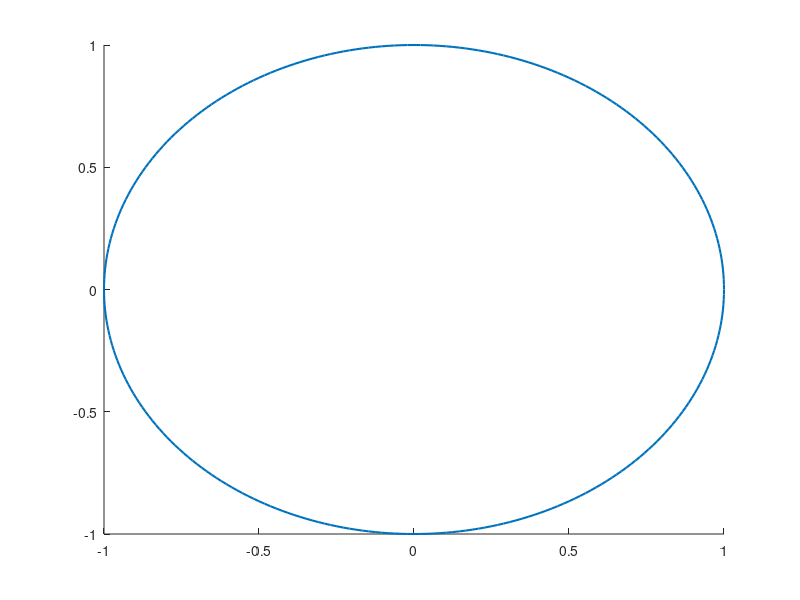

Here is the MATLAB script that generated this plot:
function [h,x,y]=myEllipse(ra,rb,ang,x0,y0,C,S,Nb)
% Ellipse adds ellipses to the current plot
%
% ELLIPSE(ra,rb,ang,x0,y0) adds an ellipse with semimajor axis of ra,
% a semiminor axis of radius rb, a semimajor axis of ang, centered at
% the point x0,y0.
%
% The length of ra, rb, and ang should be the same. 
% If ra is a vector of length L and x0,y0 scalars, L ellipses
% are added at point x0,y0.
% If ra is a scalar and x0,y0 vectors of length M, M ellipse are with the same 
% radii are added at the points x0,y0.
% If ra, x0, y0 are vectors of the same length L=M, M ellipses are added.
% If ra is a vector of length L and x0, y0 are  vectors of length
% M~=L, L*M ellipses are added, at each point x0,y0, L ellipses of radius ra.
%
% ELLIPSE(ra,rb,ang,x0,y0,C)
% adds ellipses of color C. C may be a string ('r','b',...) or the RGB value. 
% If no color is specified, it makes automatic use of the colors specified by 
% the axes ColorOrder property. For several circles C may be a vector.
%
% ELLIPSE(ra,rb,ang,x0,y0,C,Nb), Nb specifies the number of points
% used to draw the ellipse. The default value is 300. Nb may be used
% for each ellipse individually.
%
% h=ELLIPSE(...) returns the handles to the ellipses.
%
% as a sample of how ellipse works, the following produces a red ellipse
% tipped up at a 45 deg axis from the x axis
% ellipse(1,2,pi/4,1,1,'r')
%
% note that if ra=rb, ELLIPSE plots a circle
%

% written by D.G. Long, Brigham Young University, based on the
% CIRCLES.m original 
% written by Peter Blattner, Institute of Microtechnology, University of 
% Neuchatel, Switzerland, blattner@imt.unine.ch


% Check the number of input arguments 

if nargin<1,
  ra=[];
end;
if nargin<2,
  rb=[];
end;
if nargin<3,
  ang=[];
end;

%if nargin==1,
%  error('Not enough arguments');
%end;

if nargin<5,
  x0=[];
  y0=[];
end;
 
if nargin<6,
  C=[];
end

if nargin<6,
  S='-';
end

if nargin<8,
  Nb=[];
end

% set up the default values

if isempty(ra),ra=1;end;
if isempty(rb),rb=1;end;
if isempty(ang),ang=0;end;
if isempty(x0),x0=0;end;
if isempty(y0),y0=0;end;
if isempty(Nb),Nb=300;end;
if isempty(C),C=get(gca,'colororder');end;

% work on the variable sizes

x0=x0(:);
y0=y0(:);
ra=ra(:);
rb=rb(:);
ang=ang(:);
Nb=Nb(:);

if isstr(C),C=C(:);end;

if length(ra)~=length(rb),
  error('length(ra)~=length(rb)');
end;
if length(x0)~=length(y0),
  error('length(x0)~=length(y0)');
end;

% how many inscribed elllipses are plotted

if length(ra)~=length(x0)
  maxk=length(ra)*length(x0);
else
  maxk=length(ra);
end;

% drawing loop

for k=1:maxk
  
  if length(x0)==1
    xpos=x0;
    ypos=y0;
    radm=ra(k);
    radn=rb(k);
    if length(ang)==1
      an=ang;
    else
      an=ang(k);
    end;
  elseif length(ra)==1
    xpos=x0(k);
    ypos=y0(k);
    radm=ra;
    radn=rb;
    an=ang;
  elseif length(x0)==length(ra)
    xpos=x0(k);
    ypos=y0(k);
    radm=ra(k);
    radn=rb(k);
    an=ang(k);
  else
    rada=ra(fix((k-1)/size(x0,1))+1);
    radb=rb(fix((k-1)/size(x0,1))+1);
    an=ang(fix((k-1)/size(x0,1))+1);
    xpos=x0(rem(k-1,size(x0,1))+1);
    ypos=y0(rem(k-1,size(y0,1))+1);
  end;

  co=cos(an);
  si=sin(an);
  the=linspace(0,2*pi,Nb(rem(k-1,size(Nb,1))+1,:)+1);
  x=radm*cos(the)*co-si*radn*sin(the)+xpos;
  y=radm*cos(the)*si+co*radn*sin(the)+ypos;
  h(k)= line(radm*cos(the)*co-si*radn*sin(the)+xpos,radm*cos(the)*si+co*radn*sin(the)+ypos);
  set(h(k),'color',C(rem(k-1,size(C,1))+1,:),'Linestyle',S,'Linewidth',1.5);

end;

